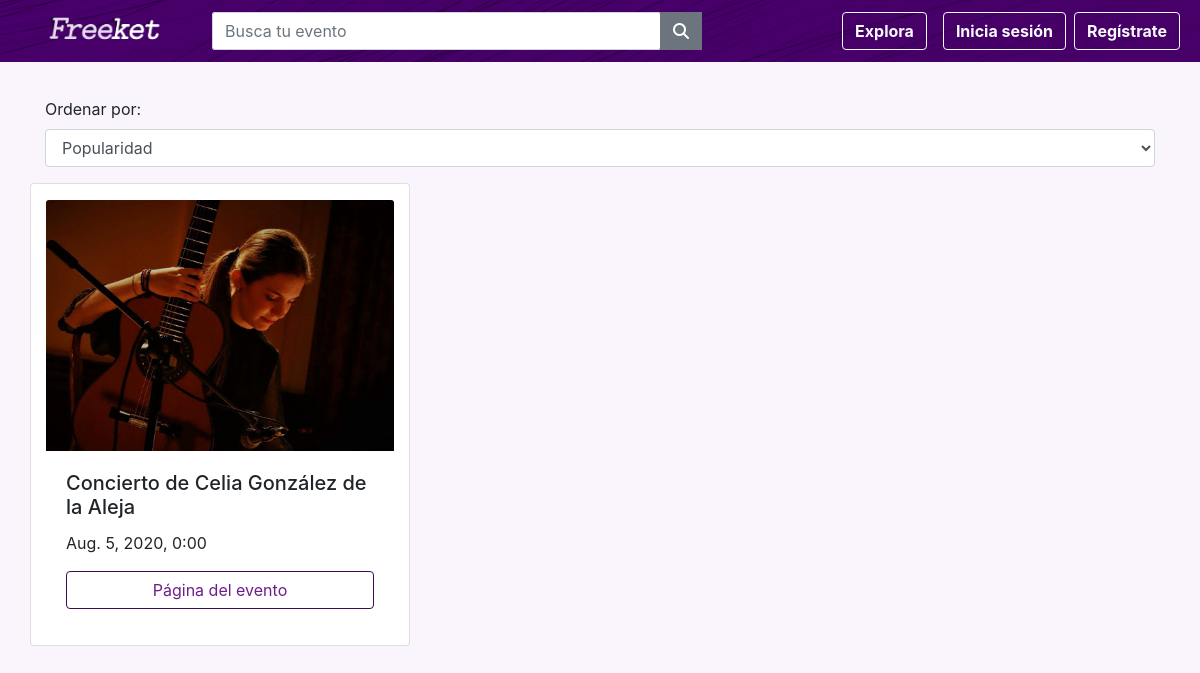
Page /eventos/ on the earlier database version.
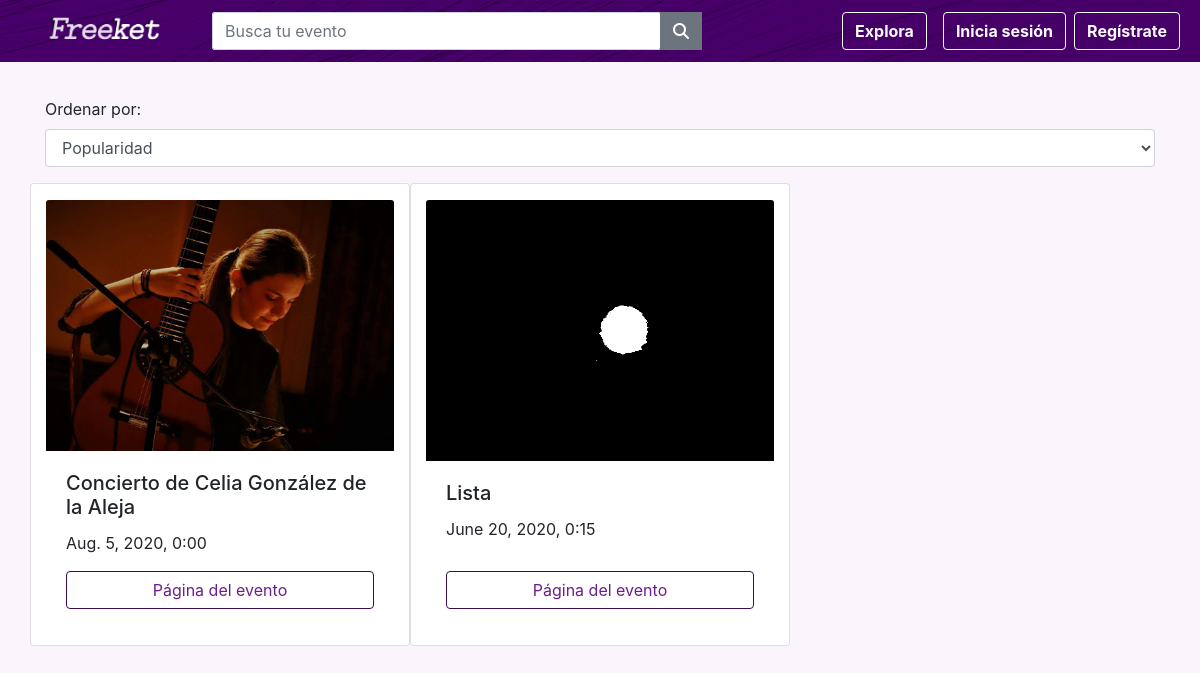
Same page on the later database version.
### freeketapp/models.py (models this page shows)
class Evento(models.Model):
    id = models.UUIDField(null=False, primary_key=True, default=uuid.uuid4)
    titulo = models.CharField(max_length=50)
    descripcion = models.CharField(max_length=20000, default="")
    url_id = models.CharField(max_length=100, default='default')
    fecha = models.DateField()
    hora = models.CharField(max_length=5)
    numero_entradas_inicial = models.IntegerField(default=1)
    numero_entradas_actual = models.IntegerField(default=1)
    max_entradas_user = models.IntegerField()
    ciudad = models.CharField(max_length=50, default='')
    direccion = models.CharField(max_length=100, default='')
    cpostal = models.CharField(max_length=20, default='')
    key = models.CharField(max_length=100, default='default')
    organizador = models.ForeignKey(Organizador, on_delete=models.CASCADE, default=1)
    fecha_creacion = models.DateField(default=date.today())
    visitas = models.IntegerField(default=0)
    img = models.ImageField(upload_to='m', blank=True)
    objects = models.Manager()

### freeketapp/views.py (the view, shortened to what this page needs)
# urls.py: path('eventos/', views.eventos, name='eventos'),
def eventos(request):
    context = {'islogged': 'y', 'name': request.user.username}
    if not request.user.is_authenticated:
        context['islogged'] = 'n'
    evs = Evento.objects.all()
    titulo = request.GET.get("titulo")
    if titulo is not None:
        evs = Evento.objects.filter(titulo__icontains=titulo,
                                    fecha__gte=strftime("%Y-%m-%d", localtime(time()))).order_by('-visitas')[:7]
    context['evs'] = evs
    if request.is_ajax():
        for i in range(len(evs)):
            evs[i].key = ""
            evs[i].organizador.id = ""
            evs[i].visitas = ""
            evs[i].numero_entradas_inicial = ""
            evs[i].numero_entradas_actual = ""
            evs[i].id = ""
        data = serializers.serialize('json', evs)
        return HttpResponse(data, content_type="application/json")
    else:
        eventos = Evento.objects.order_by('-visitas')
        eventos = eventos.filter(fecha__gte=strftime("%Y-%m-%d", localtime(time())))
        context['mode'] = 'pop'
        n = 3
        eventos_total = [eventos[i * n:(i + 1) * n] for i in range((len(eventos) + n - 1) // n)]
        context['eventos_total'] = eventos_total
        if len(eventos) == 0:
            context['eventos_total'] = None
    return render(request, "freeketapp/eventos.html", context)

### freeketapp/templates/freeketapp/eventos.html (shortened to what this page needs)
{% extends "freeketapp/base.html" %}
{% block contenido %}
{% if eventos_total is not None %}
    <div id ="jumboBusqueda">
        <div class="container contBus">
            <div class="form-group">
                <form action={% url 'eventos' %} method="post">
                <label for="ordenador">Ordenar por:</label>
                <select class="form-control" id="ordenador" name="ordenado" onchange="this.form.submit()">
                    {% if mode == 'pop' %}
                    <option class="active" value="1">Popularidad</option>
                    {% else %}
                    <option class="active" value="0">Novedades</option>
                    <option value="1">Popularidad</option>
                    {% endif %}
                </select>
                </form>
            </div>
            {% for eventos in eventos_total %}
            <div class="row">
            {% for evento in eventos %}
            <div class="card col-md-4 py-3 " style="width: 100%">
                <img class="card-img-top" src="{{ evento.img.url }}" alt="Card image cap">
                <div class="card-body d-flex flex-column">
                  <h5 class="card-title">{{ evento.titulo }}</h5>
                  <p class="card-text">{{ evento.fecha }}, {{ evento.hora }}</p>
                  <a href="/evento/{{ evento.url_id }}" class="btn btn-outline-light btnOrg mt-auto stretched-link" >Página del evento</a>
                </div>
              </div>
            {% endfor %}
            </div>
            {% endfor %}
        </div>
    </div>
{% else %}
<div class = "container contGestEvs">
    <h1>Tu búsqueda no ha producido ningún resultado</h1>
</div>
{% endif %}
{% endblock %}

### freeketapp/templates/freeketapp/base.html (shortened to what this page needs)
<!DOCTYPE html>
<html lang="es">
<head>
   <link rel="stylesheet" href="https://stackpath.bootstrapcdn.com/bootstrap/4.4.1/css/bootstrap.min.css">
    {% load static %}
    {% load static %}
    <link href="{% static 'freeketapp/jquery.timepicker.css' %}" rel="stylesheet">
    {% load static %}
    <link href="{% static 'freeketapp/style.css' %}" rel="stylesheet" type="text/css">
    <link href="//code.jquery.com/ui/1.12.1/themes/base/jquery-ui.css" rel="stylesheet">
</head>
<body>
{% block header %}
<nav class="navbar navbar-expand-lg navbar-dark navbar-custom py-2">
    <a href={% url 'index' %} class="navbar-brand navbar-left">
                {% load static %}
                <img src="{% static 'freeketapp/logo5.png' %}" width="120" alt=""
                    class="d-inline-block align-middle mr-2">
            </a>
    <div class="collapse navbar-collapse " id="navbarColor02">
    <form autocomplete="off" class="mx-2 d-inline w-50" action={% url 'resultados' %} method="post">
        <div class="input-group">
            <input type="text" class="form-control" id="busqueda" placeholder="Busca tu evento" name="titulo">
            <div class="input-group-append">
                <button class="btn btn-secondary" type="submit">
                    <i class="fa fa-search"></i>
                </button>
            </div>
        </div>
    </form>
    <ul class="navbar-nav d-lg-flex align-items-center nav-fill ml-auto mr-1 my-1">
            <li class="nav-item">
                <a href={% url 'eventos' %}>
                    <button class="btn btn-outline-light my-2 mx-2 my-sm-0" type="button"><strong>Explora</strong></button>
            </li>
            {% if islogged == 'y' %}
            {% if profile == 'org' %}
            <li class="nav-item">
                <a href={% url 'crear_evento' %}>
                    <button class="btn btn-outline-light my-2 mx-2 my-sm-0" type="button"><strong>Crear evento</strong></button>
                </a>
            </li>
            <li class="nav-item">
                <a href={% url 'gestionar_eventos' %}>
                <button class="btn btn-outline-light my-2 mx-2 my-sm-0" type="button"><strong>Gestionar eventos</strong></button>
                </a>
            </li>
            {% else %}
            <li class="nav-item">
                <a href={% url 'misentradas' %}>
                <button class="btn btn-outline-light my-2 mx-2 my-sm-0" type="button"><strong>Mis entradas</strong></button>
                </a>
            </li>
            {% endif %}
            <li class="nav-item dropdown">
                <a aria-expanded="false" aria-haspopup="true" class="nav-link dropdown-toggle" data-toggle="dropdown"
                   href="#" id="dropacciones">
                    Hola, {{ name }}
                </a>
                <div aria-labelledby="navbarDropdownMenuLink" class="dropdown-menu dropdown-menu-right">
                    <a class="dropdown-item" href={% url 'mi_perfil' %}>Mi perfil</a>
                    <div class="dropdown-divider"></div>
                    {% if profile == 'org' and not assist %}
                    <a class="dropdown-item" href={% url 'registro_asistente' %}>Regístrate como asistente</a>
                    {% elif profile == 'org' and assist %}
                    <a class="dropdown-item" href={% url 'perfil_asistente' %}>Cambiar a modo asistente</a>
                    {% elif profile == 'assist' and not org %}
                    <a class="dropdown-item" href={% url 'registro_organizador' %}>Regístrate como organizador</a>
                    {% else %}
                    <a class="dropdown-item" href={% url 'perfil_organizador' %}>Cambiar a modo organizador</a>
                    {% endif %}
                    <div class="dropdown-divider"></div>
                    <a class="dropdown-item" href={% url 'cerrar_sesion' %}>Cerrar sesión</a>
                </div>
            </li>
            {% else %}
            <li class="nav-item">
                <a href="/login/">
                    <button class="btn btn-outline-light my-2 mx-2 my-sm-0" type="button"><strong>Inicia sesión</strong></button>
                </a>
            </li>
            <li class="nav-item">
                <a href="/registro/">
                    <button class="btn btn-outline-light my-2 my-sm-0" type="button"><strong>Regístrate</strong></button>
                </a>
            </li>
            {% endif %}
        </ul>
    </div>
</nav>
{% endblock %}
{% block contenido %}{% endblock %}
{% load static %}
{% load static %}
{% load static %}
</body>
</html>

### freeketapp/static/freeketapp/style.css (style rules this page uses)
html { min-height: 100%; position: relative; }
body { background-color: #faf5fc; }
.navbar { padding-top: 50; padding-bottom: 0; }
.navbar-brand { margin-right: 30px; margin-left: 30px; }
#busqueda { border-radius:2px; }
.navbar-custom { background-image: url("back6.png"); background-repeat: no-repeat; background-size: cover; background-position: center; }
.btnGest, .btnOrg, .btnSide { border-color:#3d0c4f; color: #6d1e8a; }
.contBus { margin-top:35px; }

Differences in the rows shown:
added Evento: img (picture), titulo "Lista", fecha "June 20, 2020", hora "0:15"
